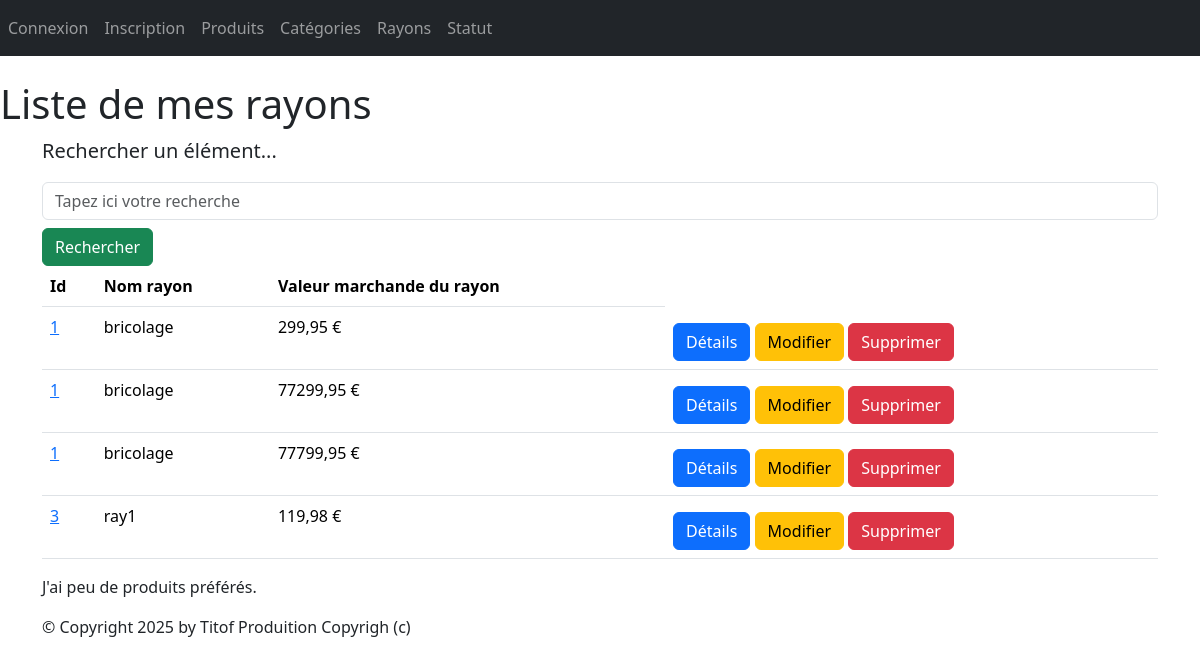
Screenshot of /monApp/Rayons/ with the database file from the repository.
### monApp/models.py (models this page shows, shortened)
class Rayon(models.Model):
    idRayon=models.AutoField(primary_key=True)
    nomRayon=models.CharField(max_length=100)

### monApp/views.py (the view)
# urls.py: path("Rayons/" ,views.RayonListView.as_view(), name="lst_rayon"),
class RayonListView(ListView):
    model = Rayon
    template_name = "monApp/list_Rayon.html"
    context_object_name = "ryns"
    def get_queryset(self):
        query = self.request.GET.get('search')
        if query:
            return Rayon.objects.filter(nomRayon__icontains=query)
        return Rayon.objects.all()
    def get_context_data(self, **kwargs):
        context = super(RayonListView, self).get_context_data(**kwargs)
        context['titremenu'] = "Liste de mes rayons"
        ryns_dt = []
        for rayon in context['ryns']:
            total = 0
            for contenir in rayon.contenir_rayon.all():
                total += contenir.nomprod.prixUnitaireProd * contenir.qte
                ryns_dt.append({'rayon': rayon,'total_stock': total})
        context['ryns_dt'] = ryns_dt
        return context

### monApp/templates/monApp/list_Rayon.html
{% extends 'monApp/base.html' %}
{% block menu %}
<h1>{{titremenu}}</h1>
{% endblock %}
{% block contenu %}
<p class="lead mb-3 ml-0">Rechercher un élément...</p>
<form method="GET" action="">
<input class="form-control" type="text" name="search" placeholder="Tapez ici votre recherche"
value="{{ request.GET.search }}">
<button type="submit" class="btn btn-success mt-2">Rechercher</button>
</form>
<table class="table">
    <thead>
        <th>Id</th>
        <th>Nom rayon</th>
        <th>Valeur marchande du rayon</th>
    </thead>
    <tbody>
        {% for data in ryns_dt %}
        <tr>
            <td><a href="{% url 'dtl_rayon' data.rayon.idRayon %}">{{ data.rayon.idRayon }}</a></td>
            <td>{{ data.rayon.nomRayon }} </td>
            <td>{{ data.total_stock }} €</td>
            <td>
                <a href="{% url 'dtl_rayon' data.rayon.idRayon %}" class="btn btn-primary mt-2">Détails</a>
                <a href="{% url 'ray-chng' data.rayon.idRayon %}" class="btn btn-warning mt-2">Modifier</a>
                <a href="{% url 'dlt-ray' data.rayon.idRayon %}" class="btn btn-danger mt-2">Supprimer</a>
            </td>
        </tr>
        {% endfor %}
    </tbody>
</table>
<p>
    J'ai
    {% if prdts|length < 5 %} peu de {% elif prdts|length < 10 %} quelques {% else %} beaucoup de {% endif %} produits
        préférés. </p>
        {% endblock %}

### static/styles.css (style rules this page uses)
h1 { color: red }

### rows the page displays
Rayon: rayon.idRayon "1", rayon.nomRayon "bricolage", total_stock "299,95", total_stock "77299,95", total_stock "77799,95"
Rayon: rayon.idRayon "3", rayon.nomRayon "ray1", total_stock "119,98"

### other values shown
{{ titremenu }} "Liste de mes rayons"
